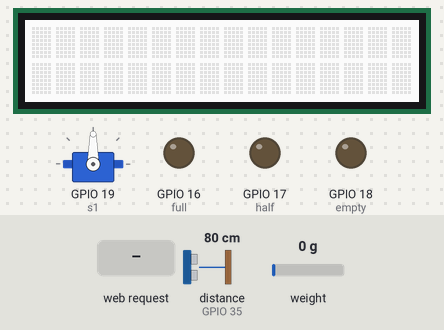
The sketch below on a simulated ESP32. Parts: 16×2 character LCD, servo, output pins drawn as LEDs (lit = HIGH). The test bench sets the inputs (shaded band); at power-on: distance to the obstacle (sensor on GPIO 35) 80 cm, weight on the scale 0 g. The echo pulse lasts 58.3 µs per cm; WiFi joins after 1.5 s; servers stay silent unless stated; pins used as bus, display or sensor lines are not drawn; what the sketch prints to the serial monitor is not drawn.

Above: at 4.7 s.
4.8 s: HTTP request GET / received
At 6.1 s:
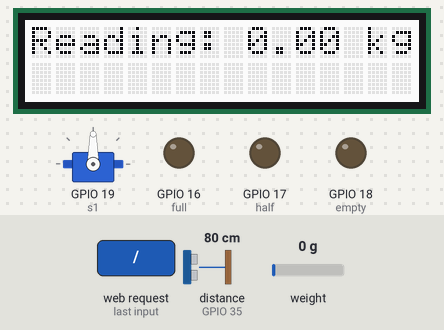
At 7.5 s:
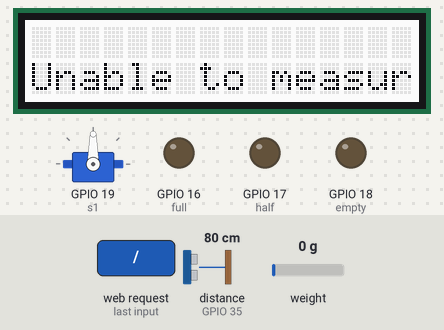
7.8 s: HTTP request GET /turnon received
At 8.5 s:
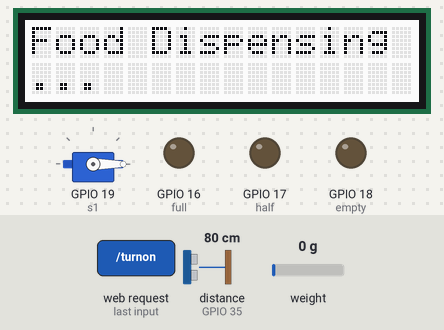
Timing chart, 0 to 12.3 s (numbered marks = the images above; inputs shaded):
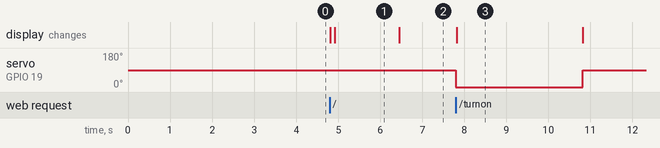

Measured:
- after the input at 4.8 s, the display: first changes at once (image 1 shows a later state)
- after the input at 7.8 s, servo on GPIO 19 (s1): 90° → 0° at once, → 90° 3.0 s later; the display: changes at once (image 3)
- what the display in image 1 shows lasts 1.6 s, from 4.9 s to 6.5 s

The sketch:

ButtonRefresh.ino
```cpp
#include <HX711.h>
#include <ESP32Servo.h>
#include <Wire.h>
#include "rgb_lcd.h"

#define calibration_factor 14457  //Calibrated for kg 3196.6
#define LOADCELL_DOUT_PIN  15
#define LOADCELL_SCK_PIN   2

Servo s1;  // Servo object
int servoPosition = 0; // Closed position (need to combine this with weight check later)
int openPosition = 90;  // Open position
bool isOpen = false;
float val = 0;

rgb_lcd lcd;

const int echo=35;
const int trig=33;
float  distance=0;
long duration =0; //ultrasonic

const int full=16;
const int half=17;//leds
const int empty=18;

HX711 scale;
// This code is derived from the HelloServer Example
// in the (ESP32) WebServer library .
//
// It hosts a webpage which has one temperature reading to display.
// The webpage is always the same apart from the reading which would change.
// The getTemp() function simulates getting a temperature reading.
// homePage.h contains 2 constant string literals which is the two parts of the
// webpage that never change.
// handleRoot() builds up the webpage by adding as a C++ String:
// homePagePart1 + getTemp() +homePagePart2
// It then serves the webpage with the command:
// server.send(200, "text/html", message);
// Note the text is served as html.
//
// Replace the code in the homepage.h file with your own website HTML code.
//
// This example requires only an ESP32 and download cable. No other hardware is reuired.
// A wifi SSID and password is required.
// Written by: Natasha Rohan  12/3/23
//
#include <WiFi.h>
#include <WiFiClient.h>
#include <WebServer.h>
#include <ESPmDNS.h>
#include "homepage.h"

const char* ssid = "";
const char* password = "";

WebServer server(80);


void handleRoot() {
  String message =  homePagePart1  +CapacityCheck() +homePagePart2 + WeightCheck()+ homePagePart3;
  server.send(200, "text/html", message);
}
// Handle servo toggle
/*void handleToggle() {
    if (isOpen) {
        s1.write(closedPosition); // Move to closed position
    } else {
        s1.write(openPosition);  // Move to open position
    }
    isOpen = !isOpen; // Toggle state
    server.send(200, "text/plain", "Servo toggled");
}*/
void handleTurnOn()
{
  s1.write(0);
  servoPosition=0;
  lcd.clear();
  lcd.print("Food Dispensing");
  lcd.setCursor(0,1);
  lcd.print("...");
  delay(3000);

  lcd.clear();
  s1.write(90);
  servoPosition=90;
  server.send(200,"text/plain","Servo Triggered:");


}

void handleNotFound() {
  String message = "File Not Found\n\n";
  message += "URI: ";
  message += server.uri();
  message += "\nMethod: ";
  message += (server.method() == HTTP_GET) ? "GET" : "POST";
  message += "\nArguments: ";
  message += server.args();
  message += "\n";
  for (uint8_t i = 0; i < server.args(); i++) {
    message += " " + server.argName(i) + ": " + server.arg(i) + "\n";
  }
  server.send(404, "text/plain", message);
}
//void handle
void setup(void) {
  lcd.begin(16, 2);
    delay(1000);

  pinMode(trig,OUTPUT);
  pinMode(echo, INPUT);
  pinMode(full,OUTPUT);
  pinMode(half,OUTPUT);
  pinMode(empty,OUTPUT);

   s1.attach(19); //placing servo to pin 19
  s1.write(90);  // Move the servo to the initial  closed position (********************************need to change this with closedPosition and test*********************************************)

  scale.begin(LOADCELL_DOUT_PIN, LOADCELL_SCK_PIN);
  scale.set_scale(calibration_factor);  // Set the calibration factor for kilograms
  scale.tare();  // Reset the scale to 0, assuming no weight on it
  Serial.begin(115200);

  Serial.begin(115200);
  WiFi.mode(WIFI_STA);
  WiFi.begin(ssid, password);
  Serial.println("");

  // Wait for connection
  while (WiFi.status() != WL_CONNECTED) {
    delay(500);
    Serial.print(".");
  }
  Serial.println("");
  Serial.print("Connected to ");
  Serial.println(ssid);
  Serial.print("IP address: ");
  Serial.println(WiFi.localIP());

  if (MDNS.begin("esp32")) {
    Serial.println("MDNS responder started");
  }

  server.on("/", handleRoot);
  server.on("/turnon", handleTurnOn);
  server.on("/inline", []() {
    server.send(200, "text/plain", "this works as well");
  });
  server.onNotFound(handleNotFound);

  server.begin();
  Serial.println("HTTP server started");
}

void loop(void) {
  server.handleClient();
  delay(2);//allow the cpu to switch to other tasks
}
```

CapacityCheck.ino
```cpp
String CapacityCheck()
{
  String test;//used to print on webpage
  digitalWrite(trig,LOW);
  delayMicroseconds(5);
  digitalWrite(trig,HIGH);//set up unltrasonic sensor
  delayMicroseconds(10);
  digitalWrite(trig,LOW);

  duration = pulseIn(echo,HIGH);
  distance = (duration/2) / 29.1;

  Serial.print(distance);
  Serial.print("cms");
  Serial.println();
  delay(250);

 if(distance <= 8)
    {
      digitalWrite(full, HIGH);
      digitalWrite(half, LOW);
      digitalWrite(empty, LOW);

      lcd.clear();
      lcd.setCursor(0, 0); // start to print at the first row
      lcd.print("Distance: ");
      lcd.print(distance);
      lcd.setCursor(0, 1);
      lcd.print("Storage is full");
      delay(1000);

    }

   else if(distance <= 16)
    {
      digitalWrite(half, HIGH);
      digitalWrite(empty, LOW);
      digitalWrite(full, LOW);

      lcd.clear();
      lcd.setCursor(0, 0); // start to print at the first row
      lcd.print("Distance: ");
      lcd.print(distance);
      lcd.setCursor(0, 1);
      lcd.print("Storage is half");
      delay(1000);
    }


  else if(distance <= 25.26)
    {
      digitalWrite(empty, HIGH);
      digitalWrite(half, LOW);
      digitalWrite(full, LOW);

      lcd.clear();
      lcd.setCursor(0, 0); // start to print at the first row
      lcd.print("Distance: ");
      lcd.print(distance);
      lcd.setCursor(0, 1);
      lcd.print("Storage is empty");
      delay(1000);
    }
  else
  {
    digitalWrite(empty, LOW);
    digitalWrite(half, LOW);
    digitalWrite(full, LOW);

      lcd.clear();
      lcd.setCursor(0, 1); // start to print at the first row
      lcd.print("Unable to measure capacity: ");
      delay(1000);
  }

  test = String(distance);
  return test;
}
```

WeightCheck.ino
```cpp
String  WeightCheck(){
  String test;
  lcd.clear();
  lcd.setCursor(0, 0);
  lcd.print("Reading: ");
  val = scale.get_units();  // Get the weight in kilograms
  lcd.print(val);
  lcd.print(" kg");
  lcd.println();
  delay(250);
  //all values in if statements need to be changed when the loadcell is calibrated correctly
  if (val < 0.2) //Turns motor if bowl is nearly empty
  {
    s1.write(90);  // Move servo to 90 degrees if weight is low
    delay(1000);

  }
  else
  {
    s1.write(0);// Move servo back to 0 degrees to prevent over filling
    delay(1000);

  }

  test = String(val);

  return test;
}
```

homepage.h
```cpp
// To create literal strings stored in flash memory enclose your HTML code between
// F(R"=====( HTML code here )=====");
// If you have 1 reading then you probably have 2 literal strings
// If you have 2 readings then you probably have 3 literal strings etc.

String homePagePart1 = F(R"=====(<!DOCTYPE html>
<html lang="en">
<head>
    <meta charset="UTF-8">
    <meta name="viewport" content="width=device-width, initial-scale=1.0, viewport-fit=cover">
   <meta http-equiv="refresh" content="3">//refreshes webpage every 3 s
    <title>WebServer</title>
<style>
    body
    {
        background-color: dodgerblue;
        button{ padding: 10px 20px; font-size: 16px; cursor: pointer; }
    }
    .flex-Container{
        display: flex;
        flex-direction: column;
        background-color: dodgerblue;
        align-items: center;
    }
    h1{
        font: bold;
        font-size: 40px;
        font-family: Arial;
        color: navy;
        text-align: center;
    }
    p{
        font-size: 25px;
        font-family: Arial;
        color: navy;
        text-align:center;
    }
    th,td{
        font-size:25px;
        padding:8px;
        text-align: left;
        border-bottom: 1px solid #ddd;
    }

</style>
</head>
<body>
    <div class="flex-Container">
    <h1>Smart Pet Feeder</h1>
    <p>Welcome to my website displaying values from my project</p>
     <p>My video Stream</p>
    <iframe width="560" height="315" src="http://172.20.10.11:81/stream" frameborder="0" alt="Camera Stream currently unavailable" allowfullscreen></iframe>

    //code to activate servo button
    <h1>Button to toggle servo</h1>
    <p>Click the button to toggle the servo state</p>
    <button onclick="handleTurnOn()">Toggle Servo</button>
    <script>
        function handleTurnOn() {
            fetch('/turnon').then(response => response.text()).then(alert);
        }
    </script>

    <table>
        <tr>
            <th>Sensor</th>
            <th>Value</th>
            <th>Unit</th>
        </tr>
        <tr>
            <td>Capacity</td>
            <td> )=====");
String homePagePart2 = F(R"=====(</td>

            <td>cm</td>
        </tr>

         <tr>
            <td>Weight</td>
            <td> )=====");
String homePagePart3 = F(R"=====(</td>

            <td>kg</td>
        </tr>

    </table>
</div>
</body>
</html>)=====");
```
